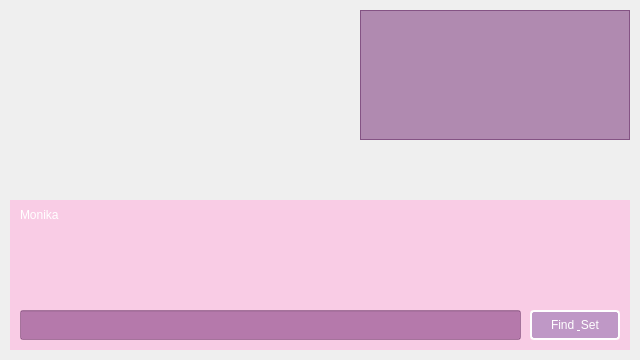
<?xml version="1.0" encoding="UTF-8"?>
<ui version="4.0">
 <class>M2GoForm</class>
 <widget class="QWidget" name="M2GoForm">
  <property name="windowModality">
   <enum>Qt::ApplicationModal</enum>
  </property>
  <property name="geometry">
   <rect>
    <x>0</x>
    <y>0</y>
    <width>640</width>
    <height>360</height>
   </rect>
  </property>
  <property name="windowTitle">
   <string notr="true"/>
  </property>
  <widget class="QLabel" name="label_bg">
   <property name="geometry">
    <rect>
     <x>0</x>
     <y>0</y>
     <width>640</width>
     <height>360</height>
    </rect>
   </property>
   <property name="text">
    <string/>
   </property>
   <property name="pixmap">
    <pixmap resource="rs_ddjm.qrc">:/Resource/Monika-in-club.JPG</pixmap>
   </property>
   <property name="scaledContents">
    <bool>true</bool>
   </property>
  </widget>
  <widget class="QLabel" name="label_find_bg">
   <property name="geometry">
    <rect>
     <x>10</x>
     <y>200</y>
     <width>620</width>
     <height>150</height>
    </rect>
   </property>
   <property name="styleSheet">
    <string notr="true">background-color: rgba(254, 190, 225, 180);</string>
   </property>
   <property name="text">
    <string/>
   </property>
  </widget>
  <widget class="QLineEdit" name="lineEdit_dir">
   <property name="geometry">
    <rect>
     <x>20</x>
     <y>310</y>
     <width>501</width>
     <height>30</height>
    </rect>
   </property>
   <property name="styleSheet">
    <string notr="true">background-color: rgba(113, 37, 113, 128);
border-color: rgb(255, 255, 255);
color: rgb(254, 230, 244);
font: 16px &quot;Arial&quot;;</string>
   </property>
  </widget>
  <widget class="QPushButton" name="pushButton_find">
   <property name="geometry">
    <rect>
     <x>530</x>
     <y>310</y>
     <width>90</width>
     <height>30</height>
    </rect>
   </property>
   <property name="styleSheet">
    <string notr="true">QPushButton{
background-color: rgba(133, 100, 168, 128);
color:white;
font: 16px &quot;Bauhaus 93&quot;;
border:2px solid white;
border-top-left-radius:4px;
border-top-right-radius:4px;
border-bottom-left-radius:4px;
border-bottom-right-radius:4px
}

QPushButton:hover{
background-color: rgb(255, 189, 225);
	color: rgb(200, 142, 242);
font: 16px;
border:2px solid gray;
border-top-left-radius:4px;
border-top-right-radius:4px;
border-bottom-left-radius:4px;
border-bottom-right-radius:4px
}
QPushButton:pressed{
background-color: rgb(255, 228, 245);
color:white;
font: 16px;
border:2px solid white;
border-top-left-radius:4px;
border-top-right-radius:4px;
border-bottom-left-radius:4px;
border-bottom-right-radius:4px
}
</string>
   </property>
   <property name="text">
    <string>Find &amp; Set</string>
   </property>
  </widget>
  <widget class="QLabel" name="label">
   <property name="geometry">
    <rect>
     <x>20</x>
     <y>200</y>
     <width>90</width>
     <height>30</height>
    </rect>
   </property>
   <property name="styleSheet">
    <string notr="true">color:white;
font: 16px &quot;Bauhaus 93&quot;;</string>
   </property>
   <property name="text">
    <string>Monika</string>
   </property>
  </widget>
  <widget class="QPlainTextEdit" name="plainTextEdit">
   <property name="geometry">
    <rect>
     <x>20</x>
     <y>230</y>
     <width>600</width>
     <height>80</height>
    </rect>
   </property>
   <property name="styleSheet">
    <string notr="true">background-color: transparent;
border-width: 0px;
color:white;</string>
   </property>
  </widget>
  <widget class="QPlainTextEdit" name="plainTextEdit_log">
   <property name="geometry">
    <rect>
     <x>360</x>
     <y>10</y>
     <width>270</width>
     <height>130</height>
    </rect>
   </property>
   <property name="styleSheet">
    <string notr="true">QWidget{
background-color: rgba(113, 37, 113, 128);
border-color: rgb(255, 255, 255);
color: rgb(254, 230, 244);
font: 16px &quot;Arial&quot;;
}


QScrollBar:vertical {
    border: none;
    background: #D3D3D3;
    width: 10px;
    margin: 15px 0 15px 0;
}
 
QScrollBar::handle:vertical {
    background: #888888;
    min-height: 20px;
}
 
QScrollBar::add-line:vertical {
    border: none;
    background: #D3D3D3;
    height: 0px;
    subcontrol-position: bottom;
    subcontrol-origin: margin;
}
 
QScrollBar::sub-line:vertical {
    border: none;
    background: #D3D3D3;
    height: 0px;
    subcontrol-position: top;
    subcontrol-origin: margin;
}</string>
   </property>
  </widget>
 </widget>
 <resources>
  <include location="rs_ddjm.qrc"/>
 </resources>
 <connections/>
</ui>
